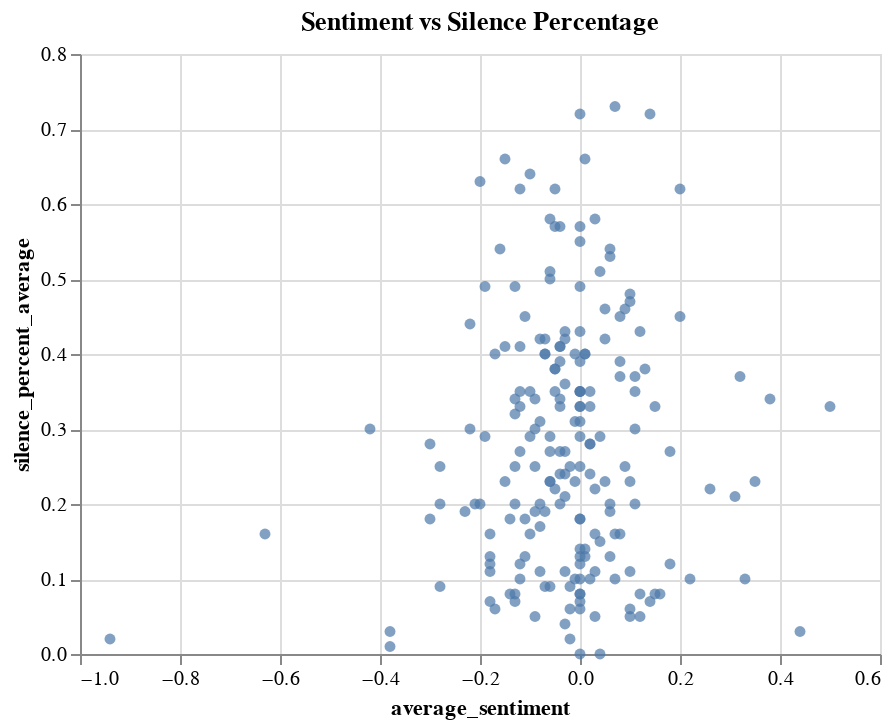

Notebook source saved alongside this figure:
### Code cell
import altair as alt

# Histogram of average sentiment
alt.Chart(sentiment_df.head(200)).mark_bar().encode(
    alt.X("average_sentiment", bin=True),
    y='count()'
).properties(
    title="Distribution of Average Sentiment"
)
reason_id
# Boxplot of sentiment by agent tone
alt.Chart(sentiment_df.head(200)).mark_boxplot().encode(
    x='agent_tone',
    y='average_sentiment'
).properties(
    title="Sentiment by Agent Tone"
)

# Scatter plot of sentiment vs silence percentage
alt.Chart(sentiment_df.head(200)).mark_circle().encode(
    x='average_sentiment',
    y='silence_percent_average'
).properties(
    title="Sentiment vs Silence Percentage"
)

### Figure 1 — Vega-Lite specification as saved in the notebook (floating-point values rounded to 4 significant figures; data arrays with more than 128 entries replaced by an {"elided": "..."} marker saying what was removed)
{"config": {"view": {"continuousWidth": 400, "continuousHeight": 300}}, "data": {"name": "data-51d1f2f095e4a55caa0d32513aabd7fe"}, "mark": "circle", "encoding": {"x": {"field": "average_sentiment", "type": "quantitative"}, "y": {"field": "silence_percent_average", "type": "quantitative"}}, "title": "Sentiment vs Silence Percentage", "$schema": "https://vega.github.io/schema/vega-lite/v4.17.0.json", "datasets": {"data-51d1f2f095e4a55caa0d32513aabd7fe": {"elided": "200 records"}}}
